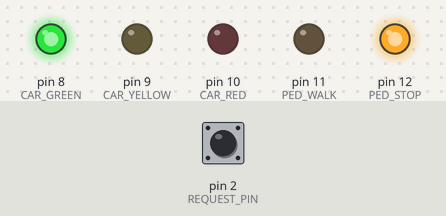
This sketch was run on a simulated Arduino Uno, built with avr-gcc and run on an emulated ATmega328P. Parts: output pins drawn as LEDs (lit = HIGH). The test bench sets the inputs (shaded band); at power-on: pin 2 (REQUEST_PIN) HIGH.

Above: at 1.2 s.
1.3 s: pin 2 (REQUEST_PIN) pulled LOW for 0.15 s
At 1.59 s:
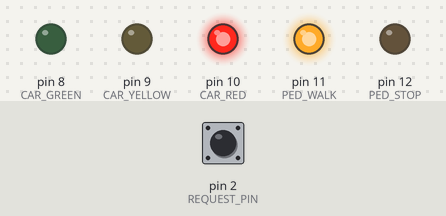
Timing chart, 0 to 4.3 s (numbered marks = the images above; inputs shaded):
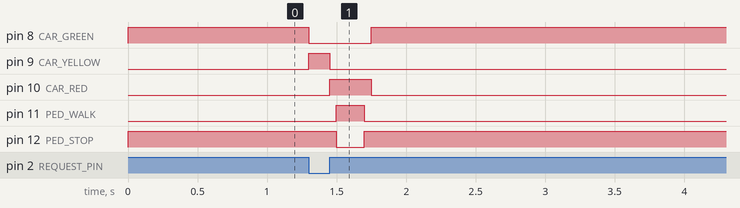

Measured:
- after the input at 1.3 s, pin 8 (CAR_GREEN): HIGH → LOW at once, → HIGH 0.45 s later; pin 9 (CAR_YELLOW): LOW → HIGH at once, → LOW 0.15 s later; pin 10 (CAR_RED): LOW → HIGH after 0.15 s, → LOW 0.30 s later; pin 11 (PED_WALK): LOW → HIGH after 0.20 s, → LOW 0.20 s later; pin 12 (PED_STOP): HIGH → LOW after 0.20 s, → HIGH 0.20 s later

The sketch:

chatgpt-fast.ino
```cpp
const byte REQUEST_PIN = 2;

const byte CAR_GREEN  = 8;
const byte CAR_YELLOW = 9;
const byte CAR_RED    = 10;
const byte PED_WALK   = 11;
const byte PED_STOP   = 12;

enum State {
  CARS_GREEN,
  CARS_YELLOW,
  ALL_RED_1,
  PED_CROSSING,
  ALL_RED_2
};

State state = CARS_GREEN;
unsigned long stateStart = 0;

bool lastButton = HIGH;
bool requestPending = false;

void setLights(bool green, bool yellow, bool red,
               bool walk, bool stop) {
  digitalWrite(CAR_GREEN, green);
  digitalWrite(CAR_YELLOW, yellow);
  digitalWrite(CAR_RED, red);
  digitalWrite(PED_WALK, walk);
  digitalWrite(PED_STOP, stop);
}

void changeState(State next) {
  state = next;
  stateStart = millis();

  switch (state) {
    case CARS_GREEN:
      setLights(HIGH, LOW, LOW, LOW, HIGH);
      break;

    case CARS_YELLOW:
      setLights(LOW, HIGH, LOW, LOW, HIGH);
      break;

    case ALL_RED_1:
    case ALL_RED_2:
      setLights(LOW, LOW, HIGH, LOW, HIGH);
      break;

    case PED_CROSSING:
      setLights(LOW, LOW, HIGH, HIGH, LOW);
      break;
  }
}

void setup() {
  pinMode(REQUEST_PIN, INPUT_PULLUP);

  pinMode(CAR_GREEN, OUTPUT);
  pinMode(CAR_YELLOW, OUTPUT);
  pinMode(CAR_RED, OUTPUT);
  pinMode(PED_WALK, OUTPUT);
  pinMode(PED_STOP, OUTPUT);

  changeState(CARS_GREEN);
}

void loop() {
  unsigned long now = millis();

  // Detect button press, including during a crossing
  bool button = digitalRead(REQUEST_PIN);

  if (lastButton == HIGH && button == LOW) {
    requestPending = true;
  }

  lastButton = button;

  // Non-blocking state machine
  switch (state) {
    case CARS_GREEN:
      if (requestPending) {
        requestPending = false;
        changeState(CARS_YELLOW);
      }
      break;

    case CARS_YELLOW:
      if (now - stateStart >= 150) {
        changeState(ALL_RED_1);
      }
      break;

    case ALL_RED_1:
      if (now - stateStart >= 50) {
        changeState(PED_CROSSING);
      }
      break;

    case PED_CROSSING:
      if (now - stateStart >= 200) {
        changeState(ALL_RED_2);
      }
      break;

    case ALL_RED_2:
      if (now - stateStart >= 50) {
        changeState(CARS_GREEN);
      }
      break;
  }
}
```
